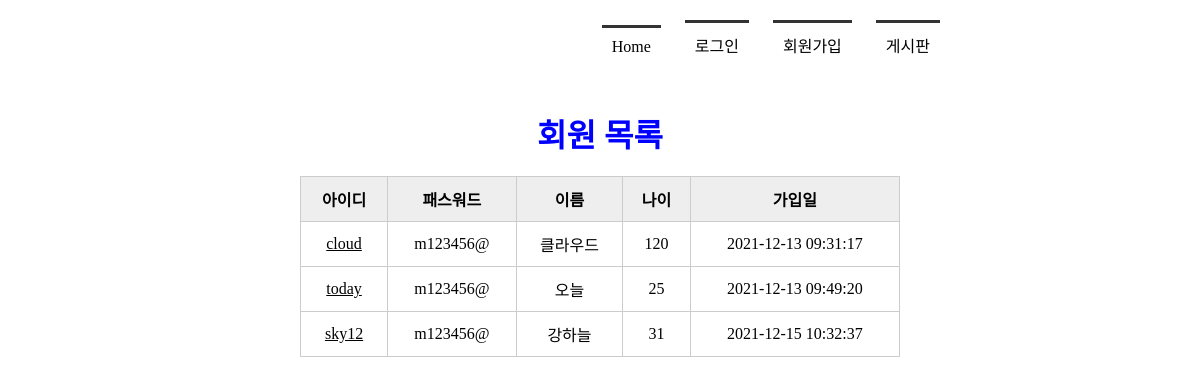
Before: /memberlist/ with the older database file.
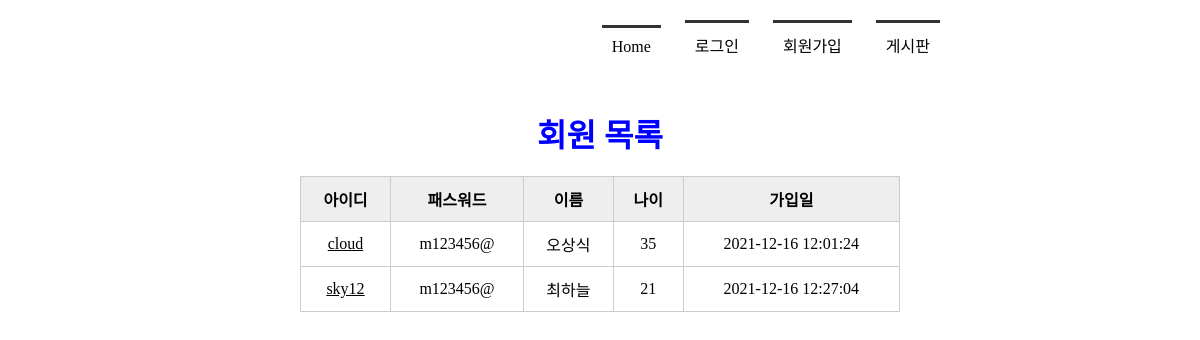
After: the same page with the newer database file.
### tables this page shows
CREATE TABLE member(
        mid CHAR(5) PRIMARY KEY,
        passwd CHAR(8) NOT NULL,
        name TEXT NOT NULL,
        age INTEGER,
        regDate TIMESTAMP DATE DEFAULT (datetime('now', 'localtime'))
    );

### app.py (the view)
@app.route('/memberlist/')
def memberlist():
    conn = getconn()
    cur = conn.cursor()
    sql = "SELECT * FROM member"
    cur.execute(sql)
    rs = cur.fetchall()   #db에서 검색한 데이터
    conn.close()
    return render_template('memberlist.html', rs=rs)

### app.py (called while the page is built)
def getconn():
    conn = sqlite3.connect('./memberdb.db')
    return conn

### templates/memberlist.html (shortened to what this page needs)
<!DOCTYPE html>
<html lang="ko">
<head>
    <link rel="stylesheet" href="{{ url_for('static', filename='css/style.css') }}">
</head>
<body>
    <div id="container">
        {% include 'navbar.html' %}
        <section>
            <h1>회원 목록</h1>
            <table>
                <tr>
                    <th>아이디</th><th>패스워드</th><th>이름</th><th>나이</th><th>가입일</th>
                </tr>
                {% for i in rs %}
                <tr>
                    <td><a href="{{ url_for('member_view', id=i[0]) }}">{{ i[0] }}</a></td>
                    <td>{{ i[1] }}</td>
                    <td>{{ i[2] }}</td>
                    <td>{{ i[3] }}</td>
                    <td>{{ i[4] }}</td>
                </tr>
                {% endfor %}
            </table>
        </section>
    </div>
</body>
</html>

Changed rows visible on the page:
removed member: mid "today", passwd "m123456@", name "오늘", age "25", regDate "2021-12-13 09:49:20"
changed member "cloud": name "클라우드" → "오상식"; age "120" → "35"; regDate "2021-12-13 09:31:17" → "2021-12-16 12:01:24"
changed member "sky12": name "강하늘" → "최하늘"; age "31" → "21"; regDate "2021-12-15 10:32:37" → "2021-12-16 12:27:04"
